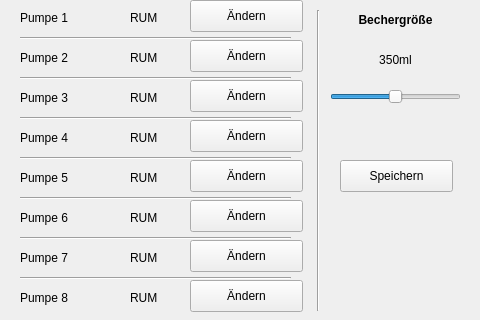
<?xml version="1.0" encoding="UTF-8"?>
<ui version="4.0">
 <class>PumpSettings</class>
 <widget class="QWidget" name="PumpSettings">
  <property name="geometry">
   <rect>
    <x>0</x>
    <y>0</y>
    <width>480</width>
    <height>320</height>
   </rect>
  </property>
  <property name="windowTitle">
   <string>Pumpenkonfiguration</string>
  </property>
  <widget class="QLabel" name="label5">
   <property name="geometry">
    <rect>
     <x>130</x>
     <y>170</y>
     <width>60</width>
     <height>16</height>
    </rect>
   </property>
   <property name="text">
    <string>RUM</string>
   </property>
  </widget>
  <widget class="QPushButton" name="pushButton_4">
   <property name="geometry">
    <rect>
     <x>190</x>
     <y>120</y>
     <width>113</width>
     <height>32</height>
    </rect>
   </property>
   <property name="text">
    <string>Ändern</string>
   </property>
  </widget>
  <widget class="QPushButton" name="pushButton_6">
   <property name="geometry">
    <rect>
     <x>190</x>
     <y>200</y>
     <width>113</width>
     <height>32</height>
    </rect>
   </property>
   <property name="text">
    <string>Ändern</string>
   </property>
  </widget>
  <widget class="QLabel" name="label1">
   <property name="geometry">
    <rect>
     <x>130</x>
     <y>10</y>
     <width>60</width>
     <height>16</height>
    </rect>
   </property>
   <property name="text">
    <string>RUM</string>
   </property>
  </widget>
  <widget class="QLabel" name="label_15">
   <property name="geometry">
    <rect>
     <x>20</x>
     <y>290</y>
     <width>60</width>
     <height>16</height>
    </rect>
   </property>
   <property name="text">
    <string>Pumpe 8</string>
   </property>
  </widget>
  <widget class="Line" name="line_7">
   <property name="geometry">
    <rect>
     <x>20</x>
     <y>270</y>
     <width>271</width>
     <height>16</height>
    </rect>
   </property>
   <property name="orientation">
    <enum>Qt::Horizontal</enum>
   </property>
  </widget>
  <widget class="QLabel" name="label8">
   <property name="geometry">
    <rect>
     <x>130</x>
     <y>290</y>
     <width>60</width>
     <height>16</height>
    </rect>
   </property>
   <property name="text">
    <string>RUM</string>
   </property>
  </widget>
  <widget class="Line" name="line">
   <property name="geometry">
    <rect>
     <x>20</x>
     <y>30</y>
     <width>271</width>
     <height>16</height>
    </rect>
   </property>
   <property name="orientation">
    <enum>Qt::Horizontal</enum>
   </property>
  </widget>
  <widget class="QPushButton" name="pushButton_5">
   <property name="geometry">
    <rect>
     <x>190</x>
     <y>160</y>
     <width>113</width>
     <height>32</height>
    </rect>
   </property>
   <property name="text">
    <string>Ändern</string>
   </property>
  </widget>
  <widget class="QPushButton" name="pushButton_3">
   <property name="geometry">
    <rect>
     <x>190</x>
     <y>80</y>
     <width>113</width>
     <height>32</height>
    </rect>
   </property>
   <property name="text">
    <string>Ändern</string>
   </property>
  </widget>
  <widget class="QPushButton" name="pushButton_8">
   <property name="geometry">
    <rect>
     <x>190</x>
     <y>280</y>
     <width>113</width>
     <height>32</height>
    </rect>
   </property>
   <property name="text">
    <string>Ändern</string>
   </property>
  </widget>
  <widget class="QPushButton" name="pushButton">
   <property name="geometry">
    <rect>
     <x>190</x>
     <y>0</y>
     <width>113</width>
     <height>32</height>
    </rect>
   </property>
   <property name="text">
    <string>Ändern</string>
   </property>
  </widget>
  <widget class="QLabel" name="label_11">
   <property name="geometry">
    <rect>
     <x>20</x>
     <y>210</y>
     <width>60</width>
     <height>16</height>
    </rect>
   </property>
   <property name="text">
    <string>Pumpe 6</string>
   </property>
  </widget>
  <widget class="QPushButton" name="pushButton_2">
   <property name="geometry">
    <rect>
     <x>190</x>
     <y>40</y>
     <width>113</width>
     <height>32</height>
    </rect>
   </property>
   <property name="text">
    <string>Ändern</string>
   </property>
  </widget>
  <widget class="Line" name="line_2">
   <property name="geometry">
    <rect>
     <x>20</x>
     <y>70</y>
     <width>271</width>
     <height>16</height>
    </rect>
   </property>
   <property name="orientation">
    <enum>Qt::Horizontal</enum>
   </property>
  </widget>
  <widget class="QLabel" name="label_7">
   <property name="geometry">
    <rect>
     <x>20</x>
     <y>130</y>
     <width>60</width>
     <height>16</height>
    </rect>
   </property>
   <property name="text">
    <string>Pumpe 4</string>
   </property>
  </widget>
  <widget class="QLabel" name="label4">
   <property name="geometry">
    <rect>
     <x>130</x>
     <y>130</y>
     <width>60</width>
     <height>16</height>
    </rect>
   </property>
   <property name="text">
    <string>RUM</string>
   </property>
  </widget>
  <widget class="QLabel" name="label">
   <property name="geometry">
    <rect>
     <x>20</x>
     <y>10</y>
     <width>60</width>
     <height>16</height>
    </rect>
   </property>
   <property name="text">
    <string>Pumpe 1</string>
   </property>
  </widget>
  <widget class="QLabel" name="label_5">
   <property name="geometry">
    <rect>
     <x>20</x>
     <y>90</y>
     <width>60</width>
     <height>16</height>
    </rect>
   </property>
   <property name="text">
    <string>Pumpe 3</string>
   </property>
  </widget>
  <widget class="QLabel" name="label_13">
   <property name="geometry">
    <rect>
     <x>20</x>
     <y>250</y>
     <width>60</width>
     <height>16</height>
    </rect>
   </property>
   <property name="text">
    <string>Pumpe 7</string>
   </property>
  </widget>
  <widget class="Line" name="line_6">
   <property name="geometry">
    <rect>
     <x>20</x>
     <y>230</y>
     <width>271</width>
     <height>16</height>
    </rect>
   </property>
   <property name="orientation">
    <enum>Qt::Horizontal</enum>
   </property>
  </widget>
  <widget class="QLabel" name="label3">
   <property name="geometry">
    <rect>
     <x>130</x>
     <y>90</y>
     <width>60</width>
     <height>16</height>
    </rect>
   </property>
   <property name="text">
    <string>RUM</string>
   </property>
  </widget>
  <widget class="Line" name="line_5">
   <property name="geometry">
    <rect>
     <x>20</x>
     <y>190</y>
     <width>271</width>
     <height>16</height>
    </rect>
   </property>
   <property name="orientation">
    <enum>Qt::Horizontal</enum>
   </property>
  </widget>
  <widget class="Line" name="line_4">
   <property name="geometry">
    <rect>
     <x>20</x>
     <y>150</y>
     <width>271</width>
     <height>16</height>
    </rect>
   </property>
   <property name="orientation">
    <enum>Qt::Horizontal</enum>
   </property>
  </widget>
  <widget class="QLabel" name="label7">
   <property name="geometry">
    <rect>
     <x>130</x>
     <y>250</y>
     <width>60</width>
     <height>16</height>
    </rect>
   </property>
   <property name="text">
    <string>RUM</string>
   </property>
  </widget>
  <widget class="Line" name="line_3">
   <property name="geometry">
    <rect>
     <x>20</x>
     <y>110</y>
     <width>271</width>
     <height>16</height>
    </rect>
   </property>
   <property name="orientation">
    <enum>Qt::Horizontal</enum>
   </property>
  </widget>
  <widget class="QLabel" name="label_9">
   <property name="geometry">
    <rect>
     <x>20</x>
     <y>170</y>
     <width>60</width>
     <height>16</height>
    </rect>
   </property>
   <property name="text">
    <string>Pumpe 5</string>
   </property>
  </widget>
  <widget class="QLabel" name="label_3">
   <property name="geometry">
    <rect>
     <x>20</x>
     <y>50</y>
     <width>60</width>
     <height>16</height>
    </rect>
   </property>
   <property name="text">
    <string>Pumpe 2</string>
   </property>
  </widget>
  <widget class="QLabel" name="label2">
   <property name="geometry">
    <rect>
     <x>130</x>
     <y>50</y>
     <width>60</width>
     <height>16</height>
    </rect>
   </property>
   <property name="text">
    <string>RUM</string>
   </property>
  </widget>
  <widget class="QLabel" name="label6">
   <property name="geometry">
    <rect>
     <x>130</x>
     <y>210</y>
     <width>60</width>
     <height>16</height>
    </rect>
   </property>
   <property name="text">
    <string>RUM</string>
   </property>
  </widget>
  <widget class="QPushButton" name="pushButton_7">
   <property name="geometry">
    <rect>
     <x>190</x>
     <y>240</y>
     <width>113</width>
     <height>32</height>
    </rect>
   </property>
   <property name="text">
    <string>Ändern</string>
   </property>
  </widget>
  <widget class="Line" name="line_8">
   <property name="geometry">
    <rect>
     <x>310</x>
     <y>10</y>
     <width>16</width>
     <height>301</height>
    </rect>
   </property>
   <property name="orientation">
    <enum>Qt::Vertical</enum>
   </property>
  </widget>
  <widget class="QSlider" name="horizontalSlider">
   <property name="geometry">
    <rect>
     <x>330</x>
     <y>81</y>
     <width>131</width>
     <height>31</height>
    </rect>
   </property>
   <property name="maximum">
    <number>4</number>
   </property>
   <property name="sliderPosition">
    <number>2</number>
   </property>
   <property name="orientation">
    <enum>Qt::Horizontal</enum>
   </property>
  </widget>
  <widget class="QPushButton" name="pushButton_9">
   <property name="geometry">
    <rect>
     <x>340</x>
     <y>160</y>
     <width>113</width>
     <height>32</height>
    </rect>
   </property>
   <property name="text">
    <string>Speichern</string>
   </property>
  </widget>
  <widget class="QLabel" name="label_2">
   <property name="geometry">
    <rect>
     <x>340</x>
     <y>10</y>
     <width>111</width>
     <height>20</height>
    </rect>
   </property>
   <property name="font">
    <font>
     <weight>75</weight>
     <bold>true</bold>
    </font>
   </property>
   <property name="text">
    <string>Bechergröße</string>
   </property>
   <property name="textFormat">
    <enum>Qt::AutoText</enum>
   </property>
   <property name="alignment">
    <set>Qt::AlignCenter</set>
   </property>
  </widget>
  <widget class="QLabel" name="label_4">
   <property name="geometry">
    <rect>
     <x>340</x>
     <y>50</y>
     <width>111</width>
     <height>20</height>
    </rect>
   </property>
   <property name="text">
    <string>350ml</string>
   </property>
   <property name="alignment">
    <set>Qt::AlignCenter</set>
   </property>
  </widget>
 </widget>
 <resources/>
 <connections/>
</ui>
